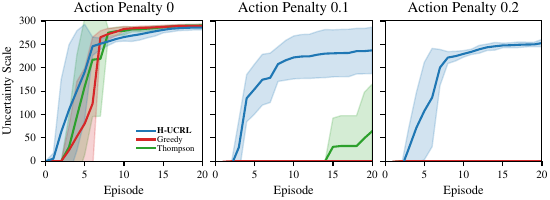

This chart was generated by the following Python code:
"""Parse experiments without bootstrapping."""

import matplotlib.pyplot as plt
import numpy as np
import pandas as pd

from exps.plotters import COLORS, LABELS, set_figure_params

set_figure_params(serif=True, fontsize=9)
df = pd.read_pickle("inverted_mbmpo_no_bootstrap.pkl")
df_0 = df[df.action_cost == 0]
df_01 = df[(df.seed != 1) & (df.action_cost == 0.1)]
df_02 = df[(df.seed != 3) & (df.action_cost == 0.2)]
df = pd.concat((df_0, df_01, df_02))

action_costs = [0, 0.1, 0.2]
fig, axes = plt.subplots(1, len(action_costs), sharey="row")
# axes = [axes]
fig.set_size_inches(5.5, 2.0)

# action_costs = df.action_cost.unique()
explorations = df.exploration.unique()
model_kinds = ["ProbabilisticEnsemble"]  # , 'DeterministicEnsemble']
for i, action_cost in enumerate(action_costs):
    for model_kind in model_kinds:
        learn_df = df[(df.action_cost == action_cost) & (df.model_kind == model_kind)]

        mean = (
            learn_df.groupby(["exploration", "episode", "seed"])
            .best_return.min()
            .mean(level=[0, 1])
        )
        std = (
            learn_df.groupby(["exploration", "episode", "seed"])
            .best_return.min()
            .std(level=[0, 1])
            .fillna(20)
        )

        episodes = np.arange(len(mean.expected))
        for exploration in explorations:
            axes[i].plot(episodes, mean[exploration], color=COLORS[exploration])
            axes[i].fill_between(
                episodes,
                mean[exploration] - std[exploration],
                mean[exploration] + std[exploration],
                alpha=0.2,
                color=COLORS[exploration],
            )
    # axes[i].axhline(OPTIMAL[action_cost], linestyle='--', color='grey')
    axes[i].set_ylim([0, 300])
    axes[i].set_xlabel("Episode")
    axes[i].set_title(f"Action Penalty {action_cost}")
    axes[i].set_xlim([0, 20])

axes[0].set_ylabel("Uncertainty Scale")
for key, label in LABELS.items():
    axes[0].plot(0, 0, color=COLORS[key], linestyle="-", label=label)

handles, labels = axes[0].get_legend_handles_labels()

axes[0].legend(
    handles,
    labels,
    loc="lower right",
    frameon=False,
    handletextpad=0.3,
    labelspacing=0.1,
    columnspacing=1.0,
    # bbox_to_anchor=(1.04, -.08)
)

# axes[2].legend(loc='upper left', frameon=False, ncol=1)
# plt.show()
plt.tight_layout(pad=0.2)
# plt.show()
plt.savefig("no_bootstrapping.pdf")
